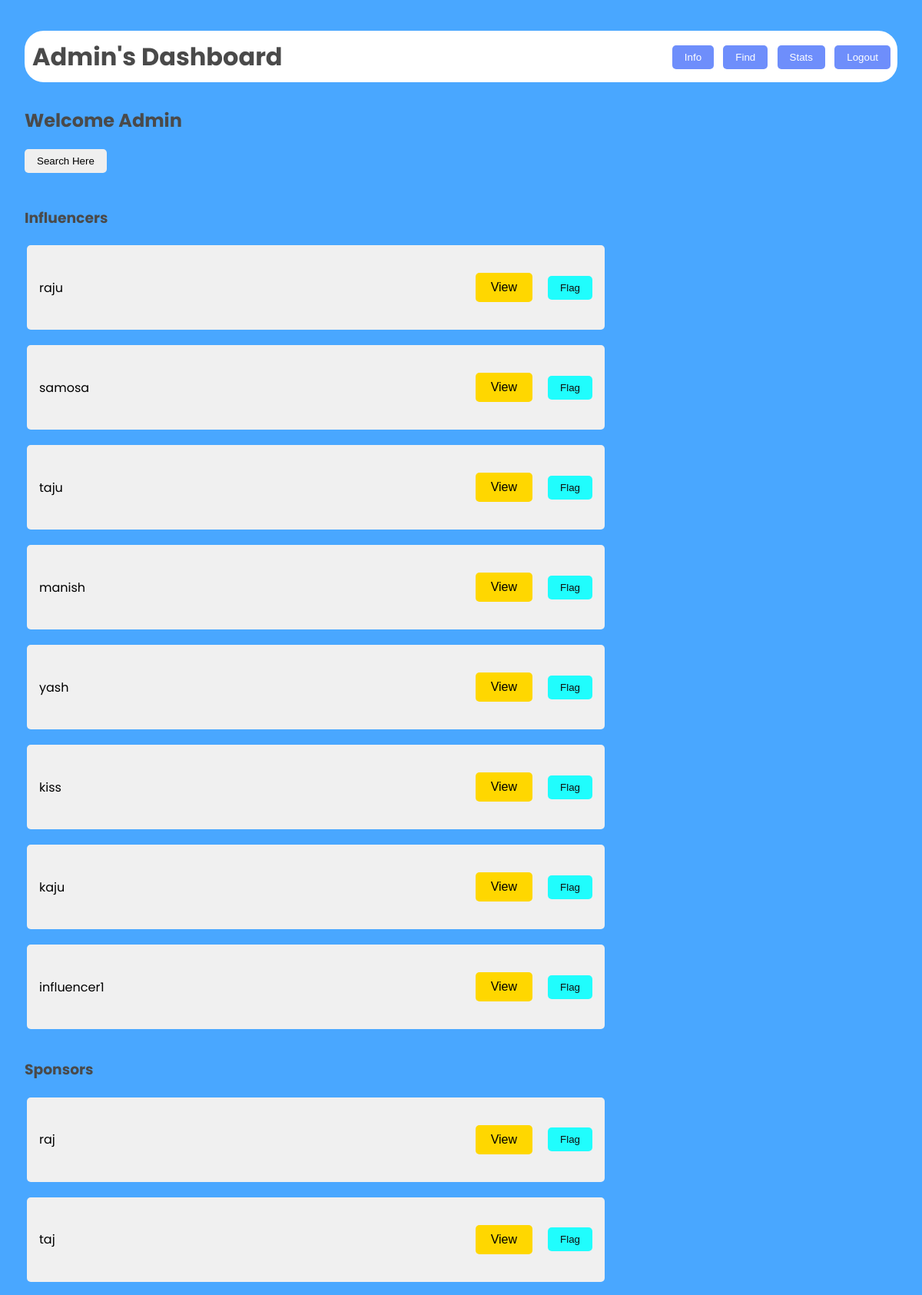
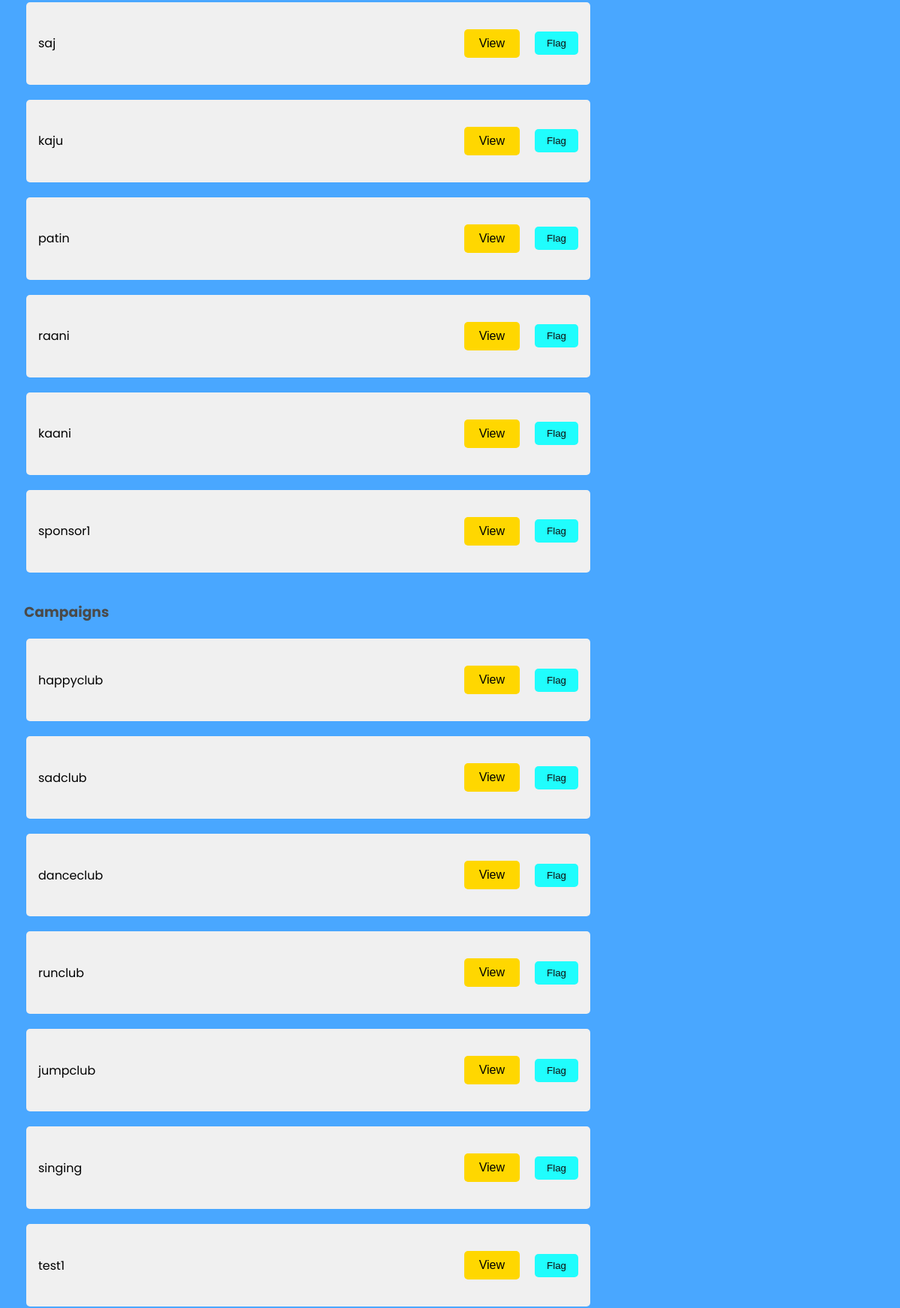
The app's page /adminfind (signed in, upper part) with its own data (2 pictures, top to bottom).
### models.py (models this page shows)
class Influencer(db.Model):
    __tablename__ = 'influencer'
    inid=db.Column(db.Integer,primary_key=True)
    iname = db.Column(db.String, nullable=False)
    usename = db.Column(db.String, unique=True)
    email = db.Column(db.String, nullable=False)
    password = db.Column(db.String, nullable=False)
    platform = db.Column(db.String, nullable=False)
    number = db.Column(db.Integer, nullable=False)
    reach = db.Column(db.Integer, nullable=False)
    flag = db.Column(db.Integer, nullable=False, default=0)

class Sponsor(db.Model):
    __tablename__ = 'sponsor'
    sid=db.Column(db.Integer,primary_key=True)
    sname = db.Column(db.String, nullable=False)
    usename = db.Column(db.String, unique=True)
    email = db.Column(db.String, nullable=False)
    password = db.Column(db.String, nullable=False)
    industry = db.Column(db.String, nullable=False)
    number = db.Column(db.Integer, nullable=False)
    flag = db.Column(db.Integer, nullable=False, default=0)

class Campaign(db.Model):
    __tablename__ = 'campaign'
    campaignid = db.Column(db.Integer, primary_key=True, autoincrement=True)
    sname = db.Column(db.String, db.ForeignKey('sponsor.usename'), nullable=False)
    iname = db.Column(db.String, db.ForeignKey('influencer.usename'))
    cname = db.Column(db.String, nullable=False)
    budget = db.Column(db.Integer, nullable=False)
    desc = db.Column(db.String, nullable=False)
    startdate = db.Column(db.Integer, nullable=False)
    enddate = db.Column(db.Integer, nullable=False)
    public = db.Column(db.Integer, nullable=False)
    job = db.Column(db.String, nullable=False)
    flag = db.Column(db.Integer, nullable=False, default=0 )

### main.py (the view)
@app.route('/adminfind')
def adminfind():
    if 'username' in session:
        spon=Sponsor.query.all()
        influ=Influencer.query.all()
        camp=Campaign.query.all()
        return  render_template("admin_find.html",influ=influ,camp=camp,spon=spon)
    else:
        return redirect('/admin')

### templates/admin_find.html (shortened to what this page needs)
<!DOCTYPE html>
<html lang="en">
<head>
    <link rel="stylesheet" href="/static/dash.css">
</head>
<body>
    <div class="dashboard">
        <header>
            <h1>Admin's Dashboard</h1>
            <nav>
                <a href="/adminhome"><button>Info</button></a>
                <a href="/adminfind"><button>Find</button></a>
                <a href="/adminstatistics"><button>Stats</button></a>
                <a href="/logout"><button>Logout</button></a>
            </nav>
        </header>
        <main>
            <h2>Welcome Admin</h2>
            <div class="searchbar">
                <a href="/search_admin"><button class="searchbar">Search Here</button></a>
            </div>
    <br>
            <div class="viewpoint">
                <h3>Influencers</h3>
                <table>
                {%for i in influ %}
                    <tr>
                        <td>
                                <div class="list">
                                    <span>{{i.iname}}</span>
                                    <div style="display: inline-flex;">
                                            <button class="viewopen" data-popup-id="popup-influ-{{ i.inid }}">View</button>
                            <form action="/flagfind" method="post">
                                            <button class="flag" type="submit" name="flagvalue" value="1,{{i.usename}}" >Flag</button>
                                    </div>
                                </div>
                        </td>
                    </tr>
                {%endfor%}
                </table>
                <h3>Sponsors</h3>
                <table>
                {%for s in spon %}
                    <tr>
                        <td>
                                <div class="list">
                                    <span>{{s.sname}}</span>
                                    <div style="display: inline-flex;">
                                        <button class="viewopen" data-popup-id="popup-spon-{{ s.sid }}">View</button>
                            <form action="/flagfind" method="post">
                                        <button class="flag" type="submit" name="flagvalue" value="1,{{s.usename}}" >Flag</button>
                                    </div>
                                </div>
                        </td>
                    </tr>
                {%endfor%}
                </table>
                <h3>Campaigns</h3>
                <table>
                {%for c in camp %}
                    <tr>
                        <td>
                                <div class="list">
                                    <span>{{c.cname}}</span>
                                    <div style="display: inline-flex;">
                                        <button class="viewopen" data-popup-id="popup-camp-{{ c.campaignid }}">View</button>
                            <form action="/flagfind" method="post">
                                        <button class="flag" type="submit" name="flagvalue" value="1,{{c.campaignid}}">Flag</button>
                                    </div>
                                </div>
                        </td>
                    </tr>
                {%endfor%}
                </table>
            </div>
        </main>
    </div>
</body>
</html>

### static/dash.css (style rules this page uses)
body { font-family: 'Poppins', sans-serif; margin: 0; padding: 0; background-color: #49a7ff; height: 100vh; display: flex; justify-content: center; align-items: center; }
.dashboard { width: 100%; height: 100vh; padding: 2rem; }
header { border: 5px solid rgb(255, 255, 255); border-radius: 25px; display: flex; justify-content: space-between; align-items: center; margin-bottom: 2rem; background-color: white; padding: 5px 4px 4px 5px; margin-top: 5vh; }
h1 { margin: 0; color: #4a4a4a; }
nav button { background-color: #6e8efb; color: white; border: none; padding: 0.5rem 1rem; margin-left: 0.5rem; border-radius: 5px; cursor: pointer; transition: all 0.3s ease; }
h2, h3 { color: #4a4a4a; }
.campaign, .flagged, .request ,.list , .requests { background-color: #f0f0f0; border-radius: 5px; padding: 1rem; margin-bottom: 1rem; display: flex; justify-content: space-between; align-items: center; transition: all 0.3s ease; width: 90vh; }
button { padding: 0.5rem 1rem; border: none; border-radius: 5px; cursor: pointer; transition: all 0.3s ease; }
.flag, .req { background-color: #07ffffe3; color: #0f0e0e; }
.campaign, .flagged, .request, .list { animation: fadeIn 0.5s ease-out forwards; }

### templates/admin_find.html (style rules this page uses)
.viewopen { margin: 20px; padding: 10px 20px; font-size: 16px; cursor: pointer; background-color: #ffd700; }
form { display: flex; justify-content: center; align-items: center; }

### records on screen
Influencer: iname "raju"
Influencer: iname "samosa"
Influencer: iname "taju"
Influencer: iname "manish"
Influencer: iname "yash"
Influencer: iname "kiss"
Influencer: iname "kaju"
Influencer: iname "influencer1"
Sponsor: sname "raj"
Sponsor: sname "taj"
Sponsor: sname "saj"
Sponsor: sname "kaju"
Sponsor: sname "patin"
Sponsor: sname "raani"
Sponsor: sname "kaani"
Sponsor: sname "sponsor1"
Campaign: cname "happyclub", {{ c.campaignid }} 1 (drawn)
Campaign: cname "sadclub"
Campaign: cname "danceclub"
Campaign: cname "runclub"
Campaign: cname "jumpclub"
Campaign: cname "singing"
Campaign: cname "test1"
